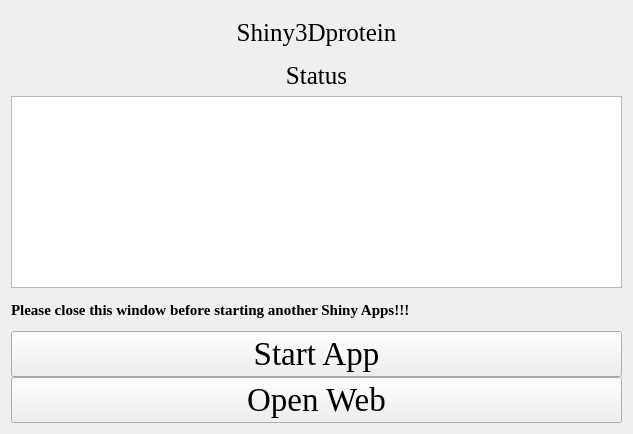
<?xml version="1.0" encoding="UTF-8"?>
<ui version="4.0">
 <class>Form</class>
 <widget class="QWidget" name="Form">
  <property name="geometry">
   <rect>
    <x>0</x>
    <y>0</y>
    <width>633</width>
    <height>434</height>
   </rect>
  </property>
  <property name="windowTitle">
   <string>Form</string>
  </property>
  <property name="styleSheet">
   <string notr="true">background-image: url(D:/tools/Pycharm/pyqt/logo/green_back.png);</string>
  </property>
  <layout class="QGridLayout" name="gridLayout_4">
   <property name="verticalSpacing">
    <number>0</number>
   </property>
   <item row="0" column="0">
    <layout class="QGridLayout" name="gridLayout_5">
     <property name="verticalSpacing">
      <number>0</number>
     </property>
     <item row="0" column="0" colspan="3">
      <widget class="QLabel" name="label">
       <property name="font">
        <font>
         <family>Times New Roman</family>
         <pointsize>19</pointsize>
        </font>
       </property>
       <property name="text">
        <string>Shiny3Dprotein</string>
       </property>
       <property name="alignment">
        <set>Qt::AlignCenter</set>
       </property>
      </widget>
     </item>
     <item row="3" column="0" colspan="3">
      <widget class="QLabel" name="label_4">
       <property name="font">
        <font>
         <family>Times New Roman</family>
         <pointsize>19</pointsize>
        </font>
       </property>
       <property name="text">
        <string>Status</string>
       </property>
       <property name="alignment">
        <set>Qt::AlignCenter</set>
       </property>
      </widget>
     </item>
     <item row="5" column="0" rowspan="2" colspan="3">
      <widget class="QTextBrowser" name="textBrowser">
       <property name="styleSheet">
        <string notr="true">background-image: url(D:/Documents/Desktop/white.png)</string>
       </property>
      </widget>
     </item>
     <item row="7" column="0" colspan="3">
      <widget class="QLabel" name="label_3">
       <property name="font">
        <font>
         <family>Times New Roman</family>
         <pointsize>11</pointsize>
         <weight>75</weight>
         <bold>true</bold>
        </font>
       </property>
       <property name="text">
        <string>Please close this window before starting another Shiny Apps!!!</string>
       </property>
      </widget>
     </item>
     <item row="8" column="0" colspan="3">
      <widget class="QPushButton" name="pushButton">
       <property name="font">
        <font>
         <family>Times New Roman</family>
         <pointsize>25</pointsize>
        </font>
       </property>
       <property name="text">
        <string>Start App</string>
       </property>
      </widget>
     </item>
     <item row="9" column="0" colspan="3">
      <widget class="QPushButton" name="pushButton_2">
       <property name="font">
        <font>
         <family>Times New Roman</family>
         <pointsize>25</pointsize>
        </font>
       </property>
       <property name="text">
        <string>Open Web</string>
       </property>
      </widget>
     </item>
    </layout>
   </item>
  </layout>
 </widget>
 <resources/>
 <connections/>
</ui>
